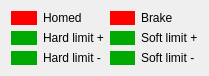
     <widget class="QWidget" name="layoutWidget">
      <property name="geometry">
       <rect>
        <x>140</x>
        <y>0</y>
        <width>209</width>
        <height>71</height>
       </rect>
      </property>
      <layout class="QGridLayout" name="gridLayout_5">
       <item row="3" column="0">
        <widget class="QLabel" name="label_alt_hard_limitP">
         <property name="styleSheet">
          <string>background-color: rgb(0, 170, 0);</string>
         </property>
         <property name="text">
          <string/>
         </property>
        </widget>
       </item>
       <item row="3" column="1">
        <widget class="QLabel" name="label_41">
         <property name="text">
          <string>Hard limit +</string>
         </property>
        </widget>
       </item>
       <item row="4" column="0">
        <widget class="QLabel" name="label_alt_hard_limitM">
         <property name="styleSheet">
          <string>background-color: rgb(0, 170, 0);</string>
         </property>
         <property name="text">
          <string/>
         </property>
        </widget>
       </item>
       <item row="4" column="1">
        <widget class="QLabel" name="label_39">
         <property name="text">
          <string>Hard limit -</string>
         </property>
        </widget>
       </item>
       <item row="4" column="2">
        <widget class="QLabel" name="label_alt_soft_limitN">
         <property name="styleSheet">
          <string>background-color: rgb(0, 170, 0);</string>
         </property>
         <property name="text">
          <string/>
         </property>
        </widget>
       </item>
       <item row="3" column="2">
        <widget class="QLabel" name="label_alt_soft_limitP">
         <property name="styleSheet">
          <string>background-color: rgb(0, 170, 0);</string>
         </property>
         <property name="text">
          <string/>
         </property>
        </widget>
       </item>
       <item row="4" column="3">
        <widget class="QLabel" name="label_37">
         <property name="text">
          <string>Soft limit -</string>
         </property>
        </widget>
       </item>
       <item row="3" column="3">
        <widget class="QLabel" name="label_36">
         <property name="text">
          <string>Soft limit +</string>
         </property>
        </widget>
       </item>
       <item row="2" column="0">
        <widget class="QLabel" name="label_alt_homed">
         <property name="styleSheet">
          <string>background-color: rgb(255, 0, 0);</string>
         </property>
         <property name="text">
          <string/>
         </property>
        </widget>
       </item>
       <item row="2" column="1">
        <widget class="QLabel" name="label_alt_home">
         <property name="text">
          <string>Homed</string>
         </property>
        </widget>
       </item>
       <item row="2" column="2">
        <widget class="QLabel" name="label_alt_braked">
         <property name="styleSheet">
          <string notr="true">background-color: rgb(255,0, 0);</string>
         </property>
         <property name="text">
          <string/>
         </property>
        </widget>
       </item>
       <item row="2" column="3">
        <widget class="QLabel" name="label_alt_brake">
         <property name="text">
          <string>Brake</string>
         </property>
        </widget>
       </item>
      </layout>
     </widget>
